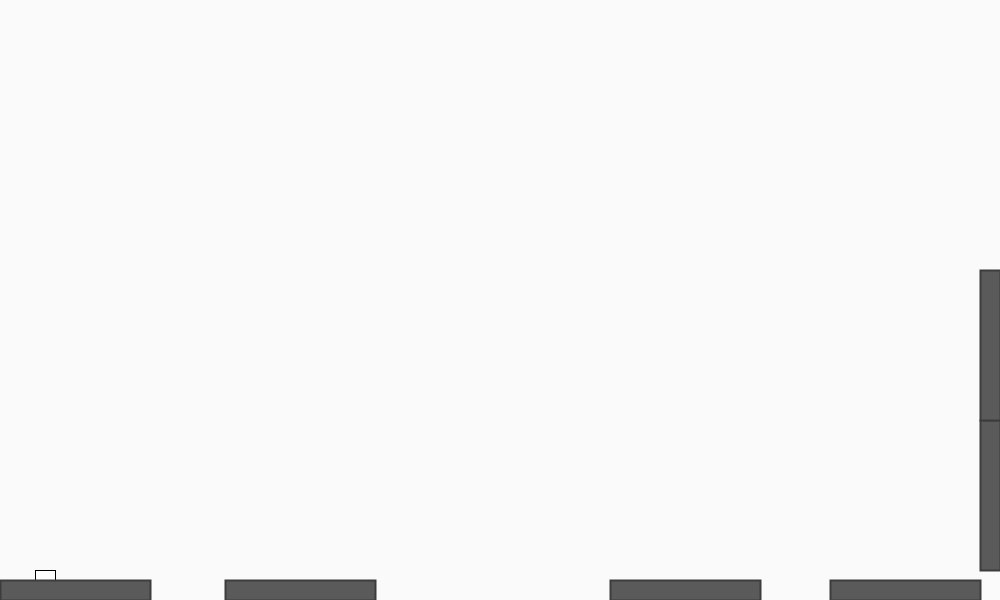
Frame 1 (no input)
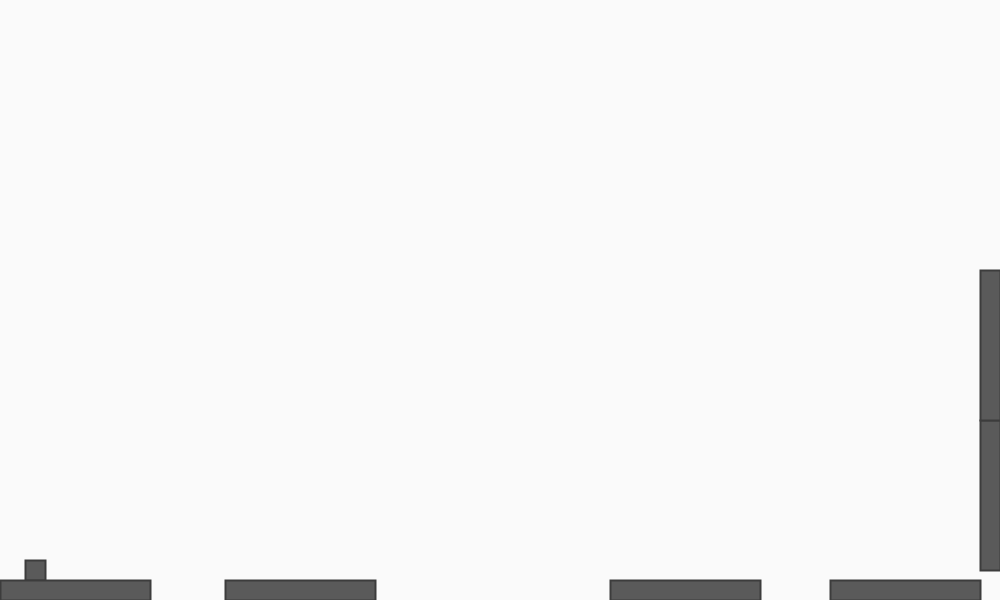
Frame 60 (the mouse pressed at the canvas centre just before this capture)
Frame 120 (the mouse held since frame 60 and released just before this capture): identical to frame 60, image omitted

The Processing sketch that drew these frames (run headless with seeded random() and noise(); from frame 60 on, the mouse is pressed at the canvas centre):

// Processing sketch: Eksamens_Spil__6_7
// ── Eksamens_Spil__6_7.pde
int Xpos = 35;
int Ypos = 570;
int Yspeed = 50;
boolean jump;

level lane1,lane2,lane3,lane4,wall1,wall2;

void setup() {
  smooth();
  size(1000,600);
  lane1 = new level(75,590);
  lane2 = new level(300,590);
  lane3 = new level(685,590);
  lane4 = new level(905,590);
  wall1 = new level(990,495);
  wall2 = new level(990,345);
}

void draw() {
  background(250);
  player();
  lane1.lane();
  lane2.lane();
  lane3.lane();
  lane4.lane();
  wall1.wall();
  wall2.wall();
  
}

void player() {
  rect(Xpos,Ypos,20,20);
  rectMode(CENTER);
  fill(90);
  stroke(60);
  strokeWeight(2); 
  playerMove();
  playerBoundaries();
  
}

void playerMove() {  
  if (Ypos >= 570) {Ypos = 570;}
  else Ypos += 1;
  if (Ypos <= 520) {Ypos = 570;}
  else Ypos -= 0;
  if (Ypos >= 570) {jump = true;} 
  else Xpos += 2;
  if (Ypos <= 570) {jump = false;} 
  else Xpos = 0;

}

void playerBoundaries () {   
   if (Xpos <= 0 || Xpos >= width) {Xpos = 0;};
    
}    

void keyPressed() {
  if (key == CODED) {
  if (keyCode == LEFT) {Xpos -= 10;}  
  if (keyCode == RIGHT) {Xpos += 10;}  
  if (keyCode == UP) {Ypos -= 50;} 
 
}
}

// ── Class_bane.pde
class level {

  int XgoundLevel,YgoundLevel; 
 
  level(int Xg1, int Yg1) {
  XgoundLevel = Xg1;
  YgoundLevel = Yg1;
}
 void lane() {
 rect(XgoundLevel,YgoundLevel,150,20);
 
 }
 
 void wall() {
 rect(XgoundLevel,YgoundLevel,20,150);

}

}
